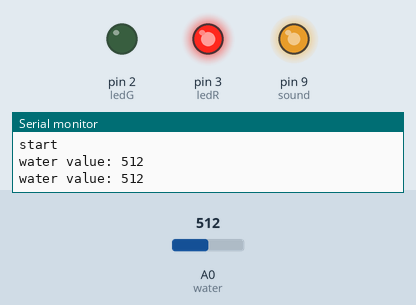
Recording of a sketch running on a simulated Arduino Uno, built with avr-gcc and run on an emulated ATmega328P. Shown: output pins drawn as LEDs (lit = HIGH), the last lines printed to the serial monitor. Inputs (shaded band) come from the test bench; at power-on: A0 (water) = 512.

Above: at 11.0 s.
11.1 s: A0 (water) set to 532
21.8 s: A0 (water) set to 560
At 32.0 s:
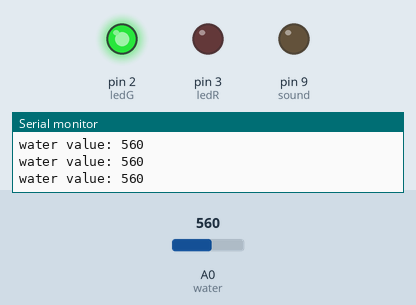
32.3 s: A0 (water) set to 540
At 34.4 s:
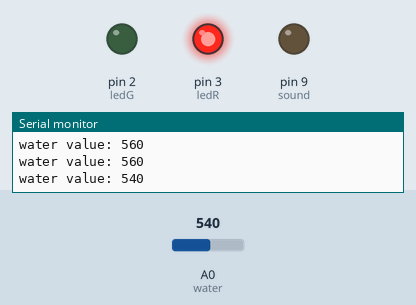
Timing chart, 0 to 48.5 s (numbered marks = the images above; inputs shaded):
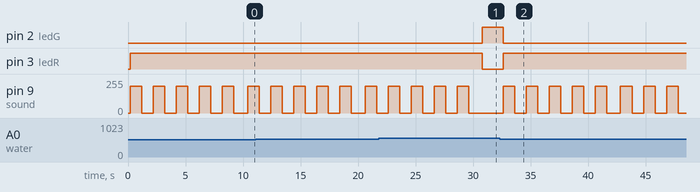

The sketch:

liquid.ino
```cpp
#include <LiquidCrystal_I2C.h>
LiquidCrystal_I2C lcd(0x27, 16, 2);

int ledR = 3;
int ledG = 2;
int sound = 9;
int water = A0;


// 시리얼 모니터에 수위 센서 값 출력
//
//void setup() {
//  // put your setup code here, to run once:
//   Serial.begin(9600);
//}
//
//void loop() {
//  // put your main code here, to run repeatedly:
//  int waterValue = analogRead(water);
//  delay(100);
//
//  Serial.print("water value: ");
//  Serial.println(waterValue);
//  delay(100);
//}


// 액체의 양 체크하기

void setup(){
  Serial.begin(9600);
  Serial.println("start");
  pinMode(ledR, OUTPUT);
  pinMode(ledG, OUTPUT);
}

void loop(){
  int waterValue = analogRead(water);
  delay(100);

  Serial.print("water value: ");
  Serial.println(waterValue);
  delay(100);

  if(waterValue<550){
    digitalWrite(ledR, HIGH);
    digitalWrite(ledG, LOW);
    for(int i=0; i<5; i++){
      analogWrite(sound, 200);
      delay(1000);
      analogWrite(sound, 0);
      delay(1000);
    }
  }
  else{
    digitalWrite(ledR, LOW);
    digitalWrite(ledG, HIGH);
    analogWrite(sound, 0);
  }
}

// 액정디스플레이를 추가하여 액체의 양 체

//void setup(){
////  Serial.begin(9600);
////  Serial.println("start");
//  pinMode(ledR, OUTPUT);
//  pinMode(ledG, OUTPUT);
//  lcd.init();
//  lcd.backlight();
//  lcd.clear();
//}
//
//void loop(){
//  int waterValue = analogRead(water);
//  delay(100);
//  lcd.setCursor(0,0);
//  lcd.print("water value: ");
//  lcd.setCursor(0,1);
//  lcd.print(waterValue);
//  delay(100);
//  lcd.clear();
//
//  if(waterValue<550){
//    digitalWrite(ledR, HIGH);
//    digitalWrite(ledG, LOW);
//    for(int i=0; i<5; i++){
//      analogWrite(sound, 200);
//      delay(1000);
//      analogWrite(sound, 0);
//      delay(1000);
//    }
//  }
//  else{
//    digitalWrite(ledR, LOW);
//    digitalWrite(ledG, HIGH);
//    analogWrite(sound, 0);
//  }
//}
```

Measured:
- the behaviour switches between 549 and 550 on A0 (water) (found by bisection; images 0 and 1)
- after the input at 21.8 s, pin 2 (ledG): LOW → HIGH after 9.0 s; pin 3 (ledR): HIGH → LOW after 9.0 s; pin 9 (sound): goes on until 29.6 s, then stays 0/255
- after the input at 32.3 s, pin 2 (ledG): HIGH → LOW after 0.31 s; pin 3 (ledR): LOW → HIGH after 0.31 s; pin 9 (sound): 0/255 → 200/255 after 0.31 s, then moves between 0/255 and 200/255, repeating every 6.2 s
